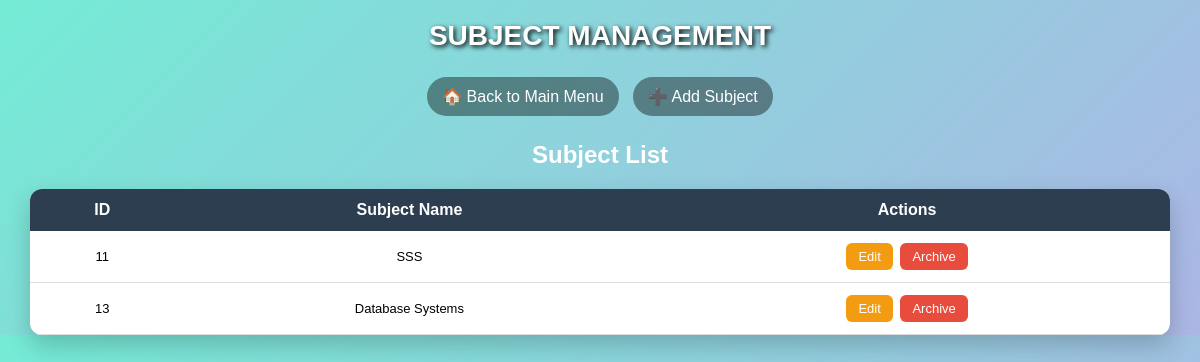
The app's page /subjects.php with its own data.
### tables this page shows
CREATE TABLE `subjects` (
  `subject_id` int(11) NOT NULL,
  `subject_name` varchar(100) DEFAULT NULL,
  `units` int(11) DEFAULT NULL
);

### subjects.php (the view, shortened to what this page needs)
<?php
$conn = new mysqli("localhost", "root", "", "studentrecordsV1");
$page = $_GET['action'] ?? 'view';
?>
<!DOCTYPE html>
<html>
<head>
</head>
<body>
<div class="header">SUBJECT MANAGEMENT</div>
<div class="nav">
    <a href="index.php">🏠 Back to Main Menu</a>
    <a href="subjects.php?action=add">➕ Add Subject</a>
</div>
<div class="container">
<?php if ($page == "add"): ?>
<a class="back" href="subjects.php">⬅ Back</a>
<div class="card">
<h2>Add Subject</h2>
<form method="POST">
<input name="SubjectName" placeholder="Subject Name" required>
<br><br>
<button name="add_subject">Add Subject</button>
</form>
</div>
<?php else: ?>
<h2 style="text-align:center;color:white;">Subject List</h2>
<table>
<tr>
    <th>ID</th>
    <th>Subject Name</th>
    <th>Actions</th>
</tr>
<?php
$res = $conn->query("SELECT * FROM Subjects");
while ($row = $res->fetch_assoc()):
?>
<tr>
    <td><?= $row['subject_id'] ?></td>
    <td><?= $row['subject_name'] ?></td>
    <td>
        <a class="btn edit-btn" href="subjects.php?action=edit&id=<?= $row['subject_id'] ?>">Edit</a>
        <a class="btn archive-btn" href="subjects.php?action=archive&id=<?= $row['subject_id'] ?>">Archive</a>
    </td>
</tr>
<?php endwhile; ?>
</table>
<?php endif; ?>
</div>
</body>
</html>

### subjects.php (style rules this page uses)
body { font-family: Arial; margin: 0; background: linear-gradient(135deg, #74ebd5, #ACB6E5); }
.header { text-align: center; padding: 20px; font-size: 28px; color: white; font-weight: bold; text-shadow: 2px 2px 5px black; }
.nav { text-align: center; margin-bottom: 10px; }
.nav a { display: inline-block; padding: 10px 15px; margin: 5px; border-radius: 20px; text-decoration: none; color: white; background: rgba(0,0,0,0.4); transition: 0.2s; }
.container { width: 95%; margin: auto; }
.btn { padding: 6px 12px; border-radius: 6px; text-decoration: none; color: white; margin: 2px; display: inline-block; font-size: 13px; }
.edit-btn { background: #f39c12; }
.archive-btn { background: #e74c3c; }
table { width: 100%; border-collapse: collapse; background: white; margin-top: 20px; border-radius: 12px; overflow: hidden; box-shadow: 0 10px 25px rgba(0,0,0,0.2); }
th { background: #2c3e50; color: white; padding: 12px; }
td { padding: 10px; text-align: center; border-bottom: 1px solid #ddd; font-size: 13px; }

### records on screen
subjects: subject_id "11", subject_name "SSS"
subjects: subject_id "13", subject_name "Database Systems"
